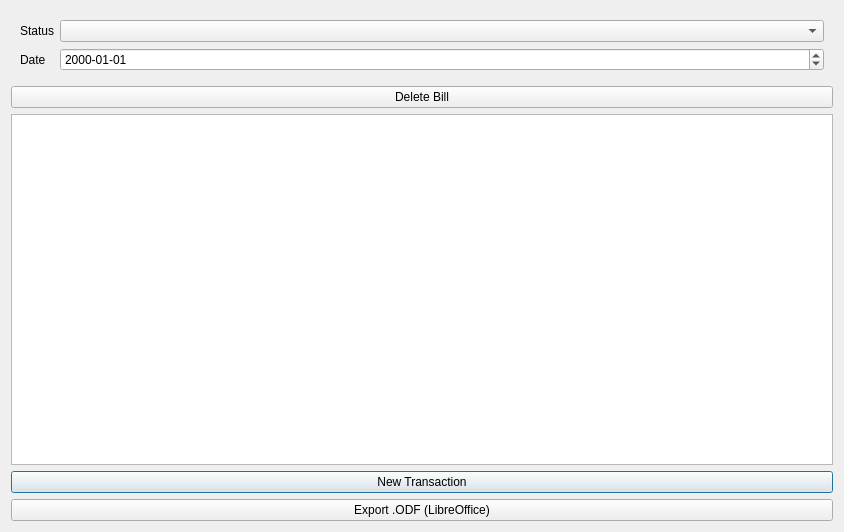
<?xml version="1.0" encoding="UTF-8"?>
<ui version="4.0">
 <class>BillEditorDialog</class>
 <widget class="QDialog" name="BillEditorDialog">
  <property name="geometry">
   <rect>
    <x>0</x>
    <y>0</y>
    <width>844</width>
    <height>532</height>
   </rect>
  </property>
  <property name="windowTitle">
   <string>Dialog</string>
  </property>
  <property name="modal">
   <bool>true</bool>
  </property>
  <layout class="QVBoxLayout" name="verticalLayout">
   <item>
    <widget class="QWidget" name="formWidget" native="true">
     <layout class="QFormLayout" name="formLayout_2">
      <item row="0" column="0">
       <widget class="QLabel" name="label">
        <property name="text">
         <string>Status</string>
        </property>
       </widget>
      </item>
      <item row="0" column="1">
       <widget class="QComboBox" name="m_status_QComboBox">
        <property name="focusPolicy">
         <enum>Qt::NoFocus</enum>
        </property>
       </widget>
      </item>
      <item row="1" column="0">
       <widget class="QLabel" name="label_2">
        <property name="text">
         <string>Date</string>
        </property>
       </widget>
      </item>
      <item row="1" column="1">
       <widget class="QDateEdit" name="m_date_QDateEdit">
        <property name="focusPolicy">
         <enum>Qt::StrongFocus</enum>
        </property>
        <property name="displayFormat">
         <string>yyyy-MM-dd</string>
        </property>
       </widget>
      </item>
     </layout>
    </widget>
   </item>
   <item>
    <widget class="QPushButton" name="m_delete_QPushButton">
     <property name="focusPolicy">
      <enum>Qt::NoFocus</enum>
     </property>
     <property name="text">
      <string>Delete Bill</string>
     </property>
    </widget>
   </item>
   <item>
    <widget class="QTableView" name="m_transactions_QTableView">
     <property name="focusPolicy">
      <enum>Qt::StrongFocus</enum>
     </property>
    </widget>
   </item>
   <item>
    <widget class="QPushButton" name="m_new_QPushButton">
     <property name="focusPolicy">
      <enum>Qt::StrongFocus</enum>
     </property>
     <property name="text">
      <string>New Transaction</string>
     </property>
    </widget>
   </item>
   <item>
    <widget class="QPushButton" name="m_export_QPushButton">
     <property name="focusPolicy">
      <enum>Qt::NoFocus</enum>
     </property>
     <property name="text">
      <string>Export .ODF (LibreOffice)</string>
     </property>
    </widget>
   </item>
  </layout>
 </widget>
 <tabstops>
  <tabstop>m_new_QPushButton</tabstop>
  <tabstop>m_export_QPushButton</tabstop>
  <tabstop>m_delete_QPushButton</tabstop>
  <tabstop>m_transactions_QTableView</tabstop>
  <tabstop>m_status_QComboBox</tabstop>
  <tabstop>m_date_QDateEdit</tabstop>
 </tabstops>
 <resources/>
 <connections/>
</ui>
